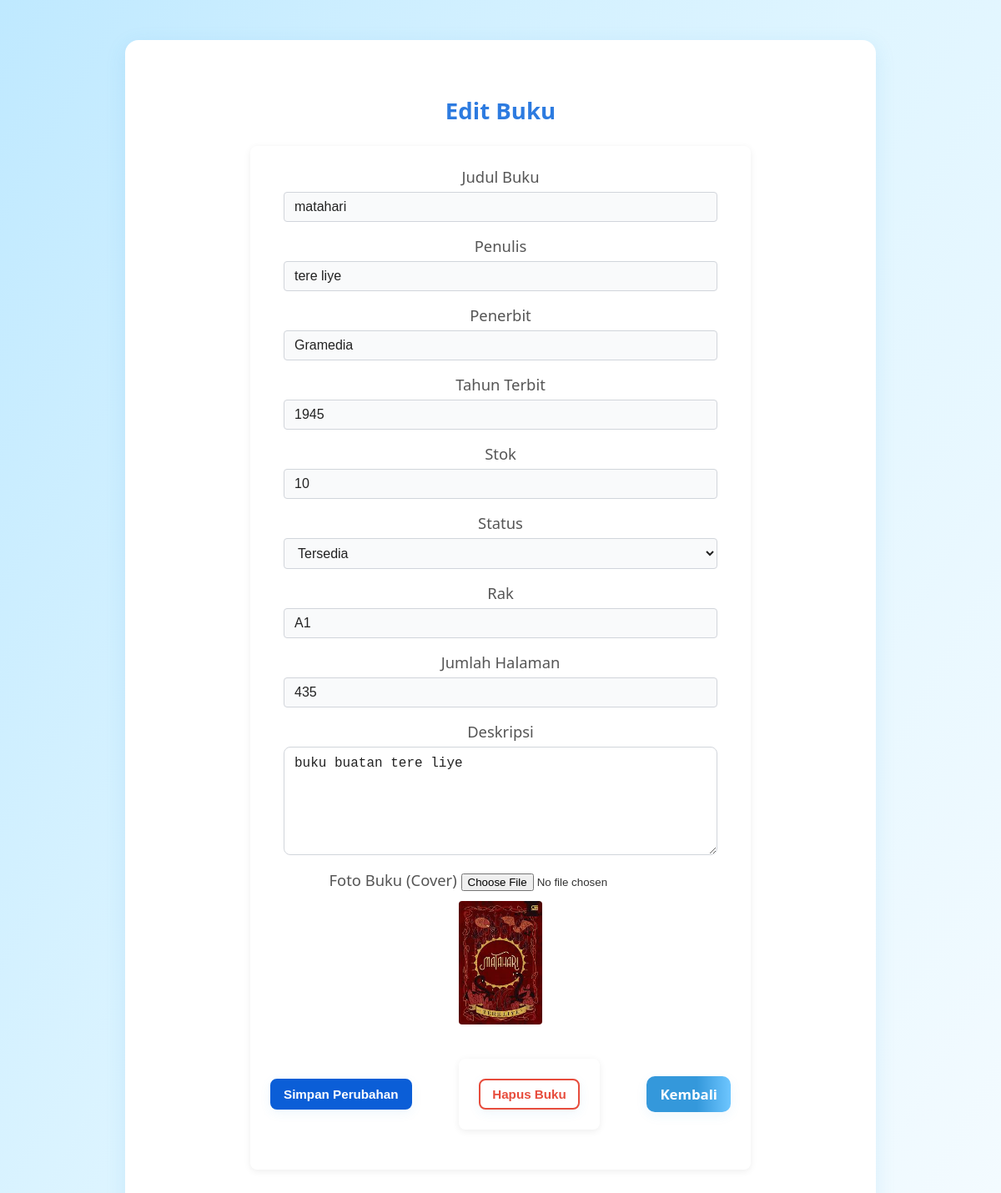
/edit_buku.php?id=10 (signed in), run on the app's committed database.
### tables this page shows
CREATE TABLE `buku` (
  `id_buku` int(11) NOT NULL,
  `judul` varchar(100) DEFAULT NULL,
  `penulis` varchar(100) DEFAULT NULL,
  `penerbit` varchar(100) DEFAULT NULL,
  `tahun_terbit` year(4) DEFAULT NULL,
  `stok` int(11) DEFAULT NULL,
  `rak` varchar(20) DEFAULT NULL,
  `status` varchar(20) DEFAULT NULL,
  `foto` varchar(255) DEFAULT NULL,
  `deskripsi` text DEFAULT NULL,
  `jumlah_halaman` int(11) DEFAULT NULL
);

### edit_buku.php (the view, shortened to what this page needs)
<?php
include 'config/koneksi.php';
$id = isset($_GET['id']) ? intval($_GET['id']) : 0;
$stmtGet = mysqli_prepare($koneksi, "SELECT * FROM buku WHERE id_buku = ? LIMIT 1");
if ($stmtGet) {
    mysqli_stmt_bind_param($stmtGet, 'i', $id);
    mysqli_stmt_execute($stmtGet);
    $resGet = mysqli_stmt_get_result($stmtGet);
    $data = mysqli_fetch_assoc($resGet);
} else {
    header("Location: test_buku.php");
    exit;
}
?>
<!DOCTYPE html>
<html>
<head>
    <link rel="stylesheet" href="assets/css/style.css">
</head>
<body>
<div class="profile-container profile-large" style="max-width:900px;">
    <h2 style="text-align:center;">Edit Buku</h2>
    <form method="post" enctype="multipart/form-data">
        <label>Judul Buku</label>
        <input type="text" name="judul" value="<?= htmlspecialchars($data['judul']); ?>" required>
        <label>Penulis</label>
        <input type="text" name="penulis" value="<?= htmlspecialchars($data['penulis']); ?>" required>
        <label>Penerbit</label>
        <input type="text" name="penerbit" value="<?= htmlspecialchars($data['penerbit']); ?>" required>
        <label>Tahun Terbit</label>
        <input type="number" name="tahun_terbit" value="<?= htmlspecialchars(isset($data['tahun_terbit']) ? $data['tahun_terbit'] : (isset($data['tahun']) ? $data['tahun'] : '')); ?>" min="1000" max="9999" required>
        <label>Stok</label>
        <input type="number" name="stok" value="<?= $data['stok']; ?>" min="0" required>
        <label>Status</label>
        <select name="status">
            <option value="Tersedia" <?= $data['status']=='Tersedia'?'selected':'' ?>>Tersedia</option>
        </select>
        <label>Rak</label>
        <input type="text" name="rak" value="<?= htmlspecialchars($data['rak']); ?>" required>
        <label>Jumlah Halaman</label>
        <input type="number" name="jumlah_halaman" value="<?= htmlspecialchars(isset($data['jumlah_halaman']) ? $data['jumlah_halaman'] : ''); ?>" min="1">
        <label>Deskripsi</label>
        <textarea name="deskripsi" rows="6"><?= isset($data['deskripsi']) ? htmlspecialchars($data['deskripsi']) : '' ; ?></textarea>
        <label>Foto Buku (Cover)</label>
        <input type="file" name="foto" accept="image/*">
        <div style="margin:12px 0;">
            <img src="upload/<?= htmlspecialchars($data['foto']); ?>" width="100" alt="Cover Buku">
        </div>
        <div style="display:flex;gap:12px;align-items:center;">
            <button type="submit" name="save" class="action-btn primary">Simpan Perubahan</button>
            </form>
            <form method="post" onsubmit="return confirm('Yakin ingin menghapus buku ini? Semua data akan dihapus.');">
                <button type="submit" name="delete" class="action-btn warn">Hapus Buku</button>
            </form>
            <a href="test_buku.php" class="btn-kembali">Kembali</a>
        </div>
</body>
</html>

### assets/css/style.css (style rules this page uses)
.btn-kembali { display: inline-block; background: linear-gradient(90deg, #3498db 60%, #6ec6ff 100%); color: #fff; border: none; padding: 8px 28px; border-radius: 6px; font-weight: 600; text-decoration: none; font-size: 1.05rem; box-shadow: 0 2px 8px rgba(52,152,219,0.08); transition: background 0.2s, color 0.2s; }
.profile-large { max-width: 520px; padding: 48px 40px 40px 40px; font-size: 1.15rem; }
.action-btn { display:inline-block; padding:8px 14px; border-radius:8px; text-decoration:none; font-weight:700; font-size:0.95rem; min-width:90px; text-align:center; }
.action-btn.primary { background:#0b5ed7; color:#fff; border:2px solid #0b5ed7; }
.action-btn.warn { background:#fff; color:#e74c3c; border:2px solid #e74c3c; }
.profile-container { max-width: 400px; margin: 48px auto; background: #fff; border-radius: 16px; box-shadow: 0 6px 24px rgba(52,152,219,0.13); padding: 36px 32px 32px 32px; text-align: center; }
*, *::before, *::after { box-sizing: border-box; }
body { font-family: 'Segoe UI', Arial, sans-serif; background: linear-gradient(120deg, #bfe9ff 0%, #dff5ff 50%, #f4fbff 100%); color: #333; margin: 0; padding: 0; -webkit-font-smoothing: antialiased; -moz-osx-font-smoothing: grayscale; }
input[type="text"], input[type="number"], input[type="password"], select, textarea { width: 100%; max-width: 520px; padding: 10px 12px; margin: 6px 0 12px 0; border: 1px solid #d1d5db; border-radius: 8px; background: #fff; font-size: 16px; color: #222; }
button, .btn-kembali, .book-action a, .top-profile, .profile-back, .profile-logout { display: inline-flex; align-items: center; justify-content: center; gap: 6px; padding: 10px 16px; border-radius: 10px; cursor: pointer; box-shadow: 0 4px 14px rgba(52,152,219,0.08); }
button, .book-action a { border: none; }
form, table { max-width: 100%; }
h2 { color: #2d7be0; margin-top: 30px; }
form, table { background: #fff; border-radius: 8px; box-shadow: 0 2px 8px rgba(0,0,0,0.07); padding: 24px; margin: 24px auto; max-width: 600px; }
label { font-weight: 500; color: #555; }
input[type="text"], input[type="number"], input[type="password"], select { width: 100%; padding: 8px 12px; margin-top: 6px; margin-bottom: 16px; border: 1px solid #d1d5db; border-radius: 4px; background: #f9fafb; font-size: 16px; }
button { background: #2d7be0; color: #fff; border: none; border-radius: 4px; padding: 10px 24px; font-size: 16px; cursor: pointer; transition: background 0.2s; }
img { border-radius: 4px; }
a { color: #2d7be0; text-decoration: none; font-weight: 500; }

### data on the page
buku: judul "matahari", penulis "tere liye", penerbit "Gramedia", tahun_terbit "1945", stok "10", status "Tersedia", rak "A1", jumlah_halaman "435", deskripsi "buku buatan tere liye", foto (picture)
